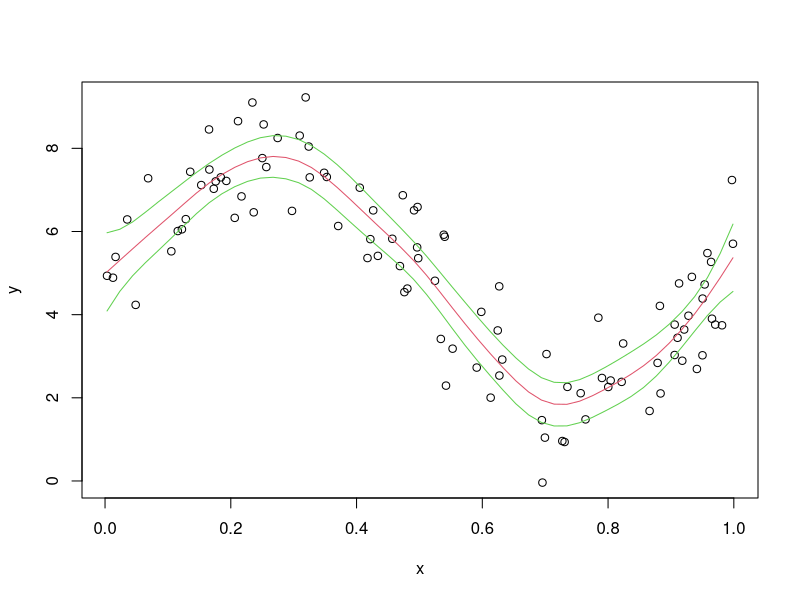

Source code (R):
library(gss)


### Name: ssanova0
### Title: Fitting Smoothing Spline ANOVA Models
### Aliases: ssanova0
### Keywords: smooth models regression

### ** Examples

## Fit a cubic spline
x <- runif(100); y <- 5 + 3*sin(2*pi*x) + rnorm(x)
cubic.fit <- ssanova0(y~x,method="m")
## Obtain estimates and standard errors on a grid
new <- data.frame(x=seq(min(x),max(x),len=50))
est <- predict(cubic.fit,new,se=TRUE)
## Plot the fit and the Bayesian confidence intervals
plot(x,y,col=1); lines(new$x,est$fit,col=2)
lines(new$x,est$fit+1.96*est$se,col=3)
lines(new$x,est$fit-1.96*est$se,col=3)
## Clean up
## Not run: 
##D rm(x,y,cubic.fit,new,est)
##D dev.off()
## End(Not run)

## Fit a tensor product cubic spline
data(nox)
nox.fit <- ssanova0(log10(nox)~comp*equi,data=nox)
## Fit a spline with cubic and nominal marginals
nox$comp<-as.factor(nox$comp)
nox.fit.n <- ssanova0(log10(nox)~comp*equi,data=nox)
## Fit a spline with cubic and ordinal marginals
nox$comp<-as.ordered(nox$comp)
nox.fit.o <- ssanova0(log10(nox)~comp*equi,data=nox)
## Clean up
## Not run: rm(nox,nox.fit,nox.fit.n,nox.fit.o)
